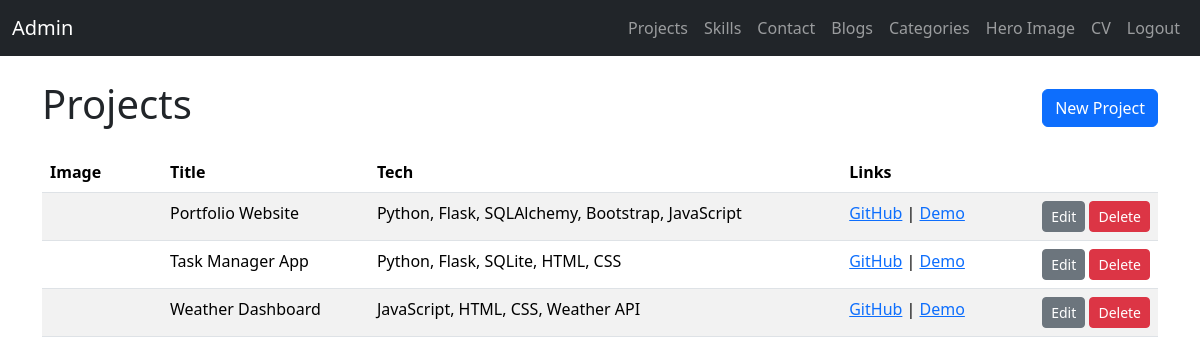
/admin/projects (signed in), run on the app's committed database.
### backend/models.py (models this page shows, shortened)
class Project(db.Model):
	__tablename__ = "projects"
	id: Mapped[int] = mapped_column(Integer, primary_key=True)
	title: Mapped[str] = mapped_column(String(200), nullable=False)
	description: Mapped[str] = mapped_column(Text, nullable=False)
	tech_stack: Mapped[str] = mapped_column(String(300), nullable=True)
	github_link: Mapped[str] = mapped_column(String(300), nullable=True)
	demo_link: Mapped[str] = mapped_column(String(300), nullable=True)
	image_url: Mapped[str | None] = mapped_column(String(300), nullable=True)
	image_data: Mapped[bytes | None] = mapped_column(LargeBinary, nullable=True)
	image_mime: Mapped[str | None] = mapped_column(String(100), nullable=True)
	created_at: Mapped[datetime] = mapped_column(DateTime, default=datetime.utcnow, nullable=False)

### backend/admin.py (the view)
@admin_bp.get("/projects")
@login_required
def admin_projects():
	items = Project.query.order_by(Project.created_at.desc()).all()
	return render_template("admin/projects.html", items=items)

### backend/auth.py (called while the page is built)
def login_required(view_func):
	@wraps(view_func)
	def wrapped(*args, **kwargs):
		if not session.get("admin_logged_in"):
			return redirect(url_for("auth.login"))
		return view_func(*args, **kwargs)
	return wrapped

### templates/admin/projects.html (shortened to what this page needs)
{% extends 'admin/base.html' %}
{% block content %}
<div class="d-flex justify-content-between align-items-center mb-3">
	<h1>Projects</h1>
	<a class="btn btn-primary" href="{{ url_for('admin.admin_project_create') }}">New Project</a>
</div>
<table class="table table-striped">
	<thead><tr><th>Image</th><th>Title</th><th>Tech</th><th>Links</th><th></th></tr></thead>
	<tbody>
		{% for item in items %}
		<tr>
			<td style="width: 120px;">
			</td>
			<td>{{ item.title }}</td>
			<td>{{ item.tech_stack }}</td>
			<td>
				{% if item.github_link %}<a href="{{ item.github_link }}" target="_blank">GitHub</a>{% endif %}
				{% if item.demo_link %} | <a href="{{ item.demo_link }}" target="_blank">Demo</a>{% endif %}
			</td>
			<td class="text-end">
				<a class="btn btn-sm btn-secondary" href="{{ url_for('admin.admin_project_edit', item_id=item.id) }}">Edit</a>
				<form method="post" action="{{ url_for('admin.admin_project_delete', item_id=item.id) }}" class="d-inline" onsubmit="return confirm('Delete?')">
					<button class="btn btn-sm btn-danger">Delete</button>
				</form>
			</td>
		</tr>
		{% endfor %}
	</tbody>
</table>
{% endblock %}

### data on the page
Project: title "Portfolio Website", tech_stack "Python, Flask, SQLAlchemy, Bootstrap, JavaScript"
Project: title "Task Manager App", tech_stack "Python, Flask, SQLite, HTML, CSS"
Project: title "Weather Dashboard", tech_stack "JavaScript, HTML, CSS, Weather API"
